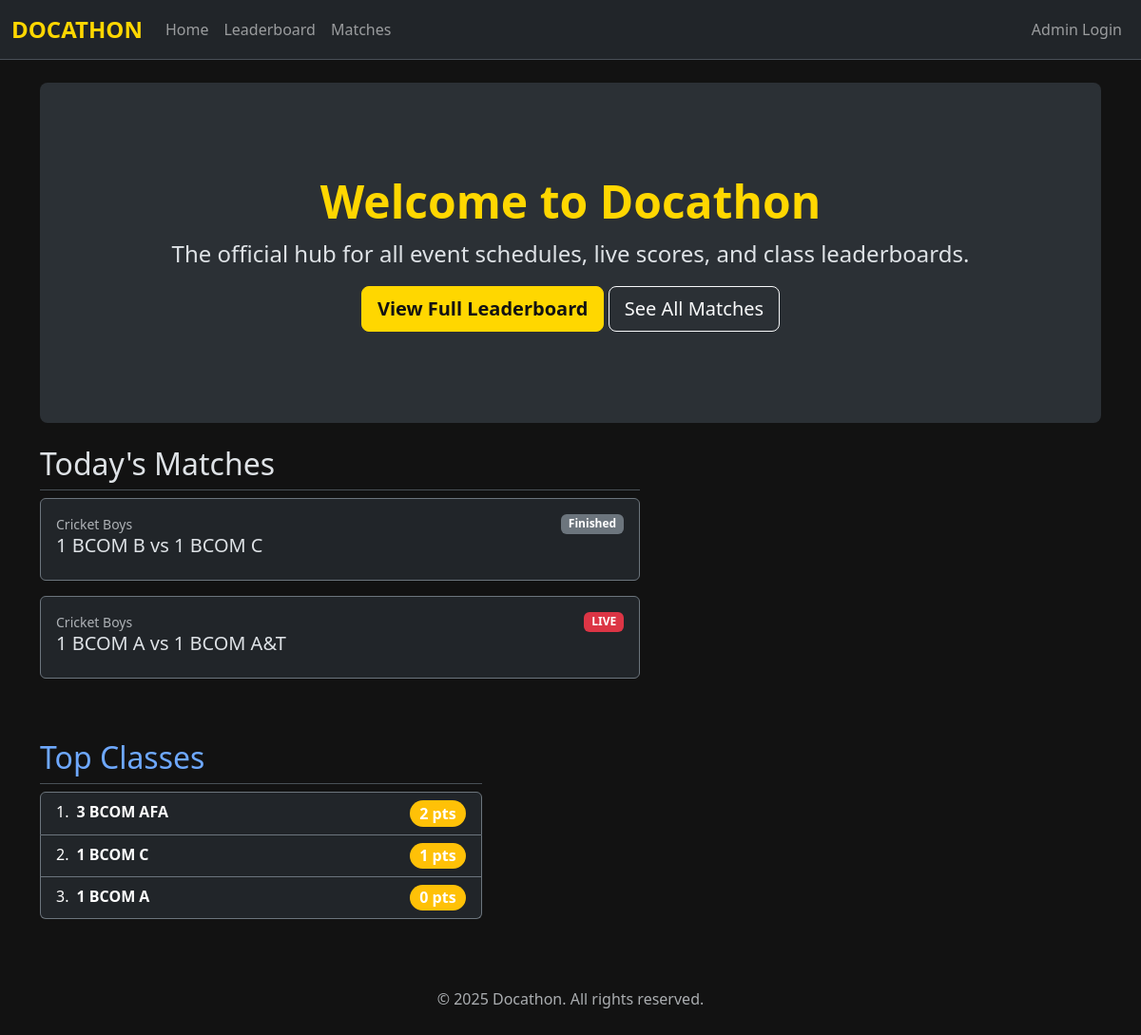
Before: / with the older database file.
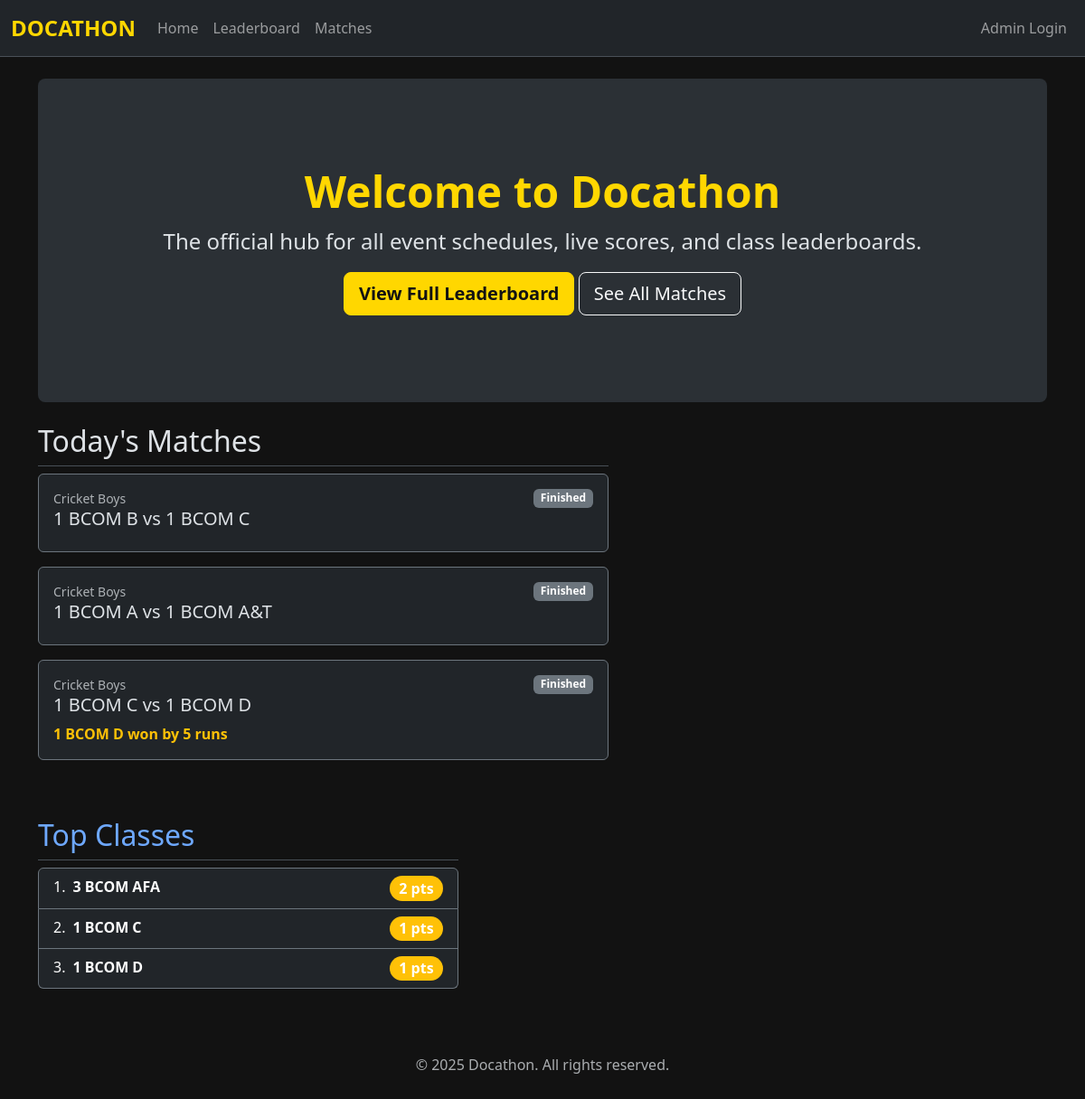
After: the same page with the newer database file.
### tables this page shows
CREATE TABLE matches (
    id INTEGER PRIMARY KEY AUTOINCREMENT,
    sport_id INTEGER NOT NULL,
    class1_id INTEGER NOT NULL,
    class2_id INTEGER NOT NULL,
    -- The ID of the winning class. NULL if match is not completed.
    winner_id INTEGER,
    -- Flexible text field for custom score formats (e.g., "2-1", "150/7", "21-18, 21-19")
    result_details TEXT,
    -- Status of the match
    status TEXT NOT NULL DEFAULT 'UPCOMING' CHECK(status IN ('UPCOMING', 'LIVE', 'COMPLETED')),
    -- Storing datetime as ISO 8601 string ("YYYY-MM-DD HH:MM:SS")
    match_time TEXT NOT NULL,
    notes TEXT, live_match_state TEXT, round_id INTEGER,
    FOREIGN KEY (sport_id) REFERENCES sports (id),
    FOREIGN KEY (class1_id) REFERENCES classes (id),
    FOREIGN KEY (class2_id) REFERENCES classes (id),
    FOREIGN KEY (winner_id) REFERENCES classes (id)
);

CREATE TABLE sports (
    id INTEGER PRIMARY KEY AUTOINCREMENT,
    name TEXT NOT NULL UNIQUE,
    -- 1 for sports with scores (Football), 0 for result-only (Chess)
    has_scores INTEGER NOT NULL CHECK(has_scores IN (0, 1))
);

CREATE TABLE classes (
    id INTEGER PRIMARY KEY AUTOINCREMENT,
    name TEXT NOT NULL UNIQUE
);

### app.py (the view)
@app.route('/')
def home():
    conn = get_db_connection()
    leaderboard_query = """
        WITH ClassStats AS (
            SELECT
                c.id AS class_id, c.name AS class_name,
                SUM(CASE WHEN m.winner_id = c.id THEN 1 ELSE 0 END) AS wins
            FROM classes c
            LEFT JOIN matches m ON (c.id = m.class1_id OR c.id = m.class2_id) AND m.status = 'COMPLETED'
            GROUP BY c.id, c.name
        ),
        ParticipationPoints AS (
            SELECT class_id, COUNT(DISTINCT sport_id) * 1 AS participation_points
            FROM (
                SELECT class1_id AS class_id, sport_id FROM matches WHERE status = 'COMPLETED'
                UNION ALL
                SELECT class2_id AS class_id, sport_id FROM matches WHERE status = 'COMPLETED'
            ) GROUP BY class_id
        ),
        AdjustmentPoints AS (
            SELECT class_id, SUM(points) AS adjustment_points FROM point_adjustments GROUP BY class_id
        ),
        TournamentPoints AS (
            SELECT
                c.id as class_id,
                SUM(CASE
                    WHEN m.winner_id = c.id AND r.round_type = 'FINAL' THEN 5
                    WHEN m.winner_id != c.id AND r.round_type = 'FINAL' THEN 4
                    WHEN m.winner_id != c.id AND r.round_type = 'SEMI_FINAL' THEN 3
                    WHEN m.winner_id != c.id AND r.round_type = 'QUARTER_FINAL' THEN 2
                    ELSE 0
                END) AS tournament_points
            FROM classes c
            LEFT JOIN matches m ON (c.id = m.class1_id OR c.id = m.class2_id) AND m.status = 'COMPLETED'
            LEFT JOIN rounds r ON m.round_id = r.id
            GROUP BY c.id
        )
        SELECT
            cs.class_name,
            (IFNULL(tp.tournament_points, 0) + IFNULL(pp.participation_points, 0) + IFNULL(ap.adjustment_points, 0)) AS total_points
        FROM ClassStats cs
        LEFT JOIN ParticipationPoints pp ON cs.class_id = pp.class_id
        LEFT JOIN AdjustmentPoints ap ON cs.class_id = ap.class_id
        LEFT JOIN TournamentPoints tp ON cs.class_id = tp.class_id
        ORDER BY total_points DESC, cs.wins DESC
        LIMIT 3;
    """
    top_teams = conn.execute(leaderboard_query).fetchall()
    today_str = datetime.date.today().strftime('%Y-%m-%d')
    todays_matches_query = """
        SELECT
            m.id, m.status, m.result_details, m.match_time, s.name AS sport_name,
            c1.name AS class1_name, c2.name AS class2_name
        FROM matches m
        JOIN sports s ON m.sport_id = s.id
        JOIN classes c1 ON m.class1_id = c1.id
        JOIN classes c2 ON m.class2_id = c2.id
        WHERE date(m.match_time) = ?
        ORDER BY m.match_time ASC
    """
    todays_matches = conn.execute(todays_matches_query, (today_str,)).fetchall()
    conn.close()
    return render_template('public/index.html', top_teams=top_teams, todays_matches=todays_matches)

### utils/db.py (called while the page is built)
def get_db_connection():
    conn = sqlite3.connect(DB_PATH)
    conn.row_factory = sqlite3.Row
    return conn

### templates/public/index.html
{% extends "base.html" %}
{% block content %}
<div class="p-5 mb-4 bg-body-tertiary rounded-3 text-center">
    <div class="container-fluid py-5">
        <h1 class="display-5 fw-bold docathon-brand">Welcome to Docathon</h1>
        <p class="fs-4">The official hub for all event schedules, live scores, and class leaderboards.</p>
        <a href="{{ url_for('leaderboard') }}" class="btn btn-warning btn-lg">View Full Leaderboard</a>
        <a href="{{ url_for('matches') }}" class="btn btn-outline-light btn-lg">See All Matches</a>
    </div>
</div>
<div class="row g-5">
    <div class="col-md-7">
        <h2 class="pb-2 border-bottom">Today's Matches</h2>
        {% if todays_matches %}
            {% for match in todays_matches %}
            <a href="{{ url_for('match_details', match_id=match.id) }}" class="text-decoration-none">
            <div class="card bg-dark border-secondary mb-3">
                <div class="card-body">
                    <div class="d-flex justify-content-between">
                        <small class="text-muted">{{ match.sport_name }}</small>
                        {% if match.status == 'LIVE' %}
                            <span class="badge text-bg-danger">LIVE</span>
                        {% elif match.status == 'COMPLETED' %}
                             <span class="badge text-bg-secondary">Finished</span>
                        {% endif %}
                    </div>
                    <h5 class="card-title">{{ match.class1_name }} vs {{ match.class2_name }}</h5>
                    {% if match.status == 'COMPLETED' or match.status == 'LIVE' %}
                        <p class="card-text fw-bold text-warning">{{ match.result_details }}</p>
                    {% else %}
                        <p class="card-text text-info">Scheduled for {{ match.match_time.split('T')[1] }}</p>
                    {% endif %}
                </div>
            </div>
            {% endfor %}
        {% else %}
            <p>No matches scheduled for today.</p>
        {% endif %}
    </div>
    <div class="col-md-5">
        <h2 class="pb-2 border-bottom">Top Classes</h2>
        <ol class="list-group list-group-numbered">
            {% for team in top_teams %}
            <li class="list-group-item d-flex justify-content-between align-items-start bg-dark text-white border-secondary">
                <div class="ms-2 me-auto">
                    <div class="fw-bold">{{ team.class_name }}</div>
                </div>
                <span class="badge bg-warning rounded-pill fs-6">{{ team.total_points }} pts</span>
            </li>
            {% else %}
                <p>Leaderboard is not yet available.</p>
            {% endfor %}
        </ol>
    </div>
</div>
{% endblock %}

Changed rows visible on the page:
no longer on this page (row unchanged): classes: class_name "1 BCOM A", total_points "0"
changed matches "1 BCOM A": status "LIVE" → "Finished"
added matches: sport_name "Cricket Boys", status "Finished", class1_name "1 BCOM C", class2_name "1 BCOM D", result_details "1 BCOM D won by 5 runs"
now on this page (row unchanged): classes: class_name "1 BCOM D", total_points "1"
